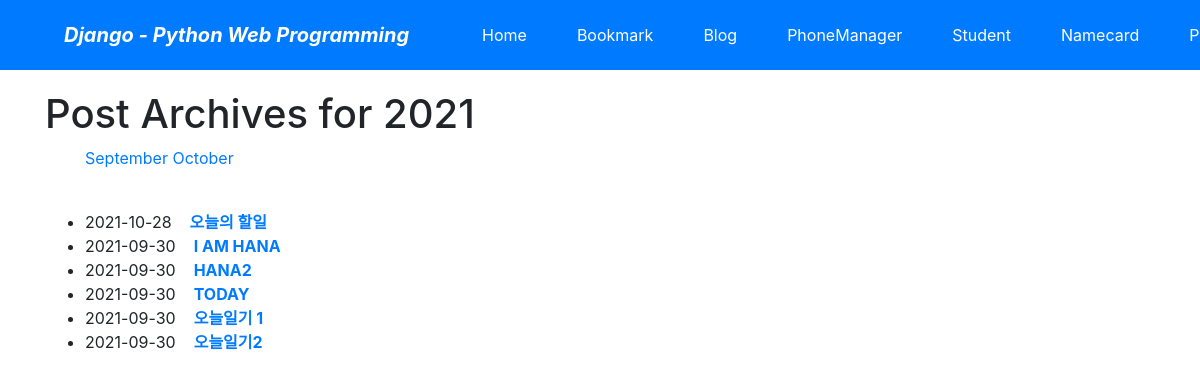
The app's page /blog/archive/2021/ with its own data.
### blog/models.py (models this page shows, shortened)
class Post(models.Model):
    title = models.CharField(verbose_name='TITLE', max_length=50)
    slug = models.SlugField('SLUG', unique=True, allow_unicode=True, help_text='one word for title alias.')
    description = models.CharField('DESCRIPTION', max_length=100, blank=True, help_text='simple description text')
    content = models.TextField('CONTENT')
    create_dt = models.DateTimeField('CREATE DATE', auto_now_add=True)
    modify_dt = models.DateTimeField('MODIFY DATE', auto_now=True)
    tags = TaggableManager(blank=True)
    owner = models.ForeignKey(User, on_delete=models.CASCADE, verbose_name='OWNER', blank=True, null=True)
    class Meta:
        verbose_name = 'post'
        verbose_name_plural = 'posts'
        db_table = 'blog_posts'
        ordering = ('-modify_dt',)
    def get_absolute_url(self):
        return reverse('blog:post_detail', args=(self.slug,))

### blog/views.py (the view)
# urls.py: path('archive/<int:year>/', views.PostYAV.as_view(), name='post_year_archive'),
class PostYAV(YearArchiveView):
    model = Post
    date_field = 'modify_dt'
    make_object_list = True

### blog/templates/blog/post_archive_year.html (shortened to what this page needs)
{% extends "base.html" %}
{% block content %}
<h1>Post Archives for {{year|date:"Y"}}</h1>
<ul>
    {% for date in date_list %}
    <li style="display: inline;">
        <a href="{% url 'blog:post_month_archive' year|date:'Y' date|date:'n' %}">{{ date|date:"F"}}</a>
    </li>
    {% endfor %}
</ul>
<br>
<div>
    <ul>
        {% for post in object_list %}
        <li>{{ post.modify_dt|date:"Y-m-d"}}&nbsp;&nbsp;&nbsp;
        <a href="{{ post.get_absolute_url}}"><strong>{{post.title}}</strong></a> </li>
        {% endfor %}
    </ul>
</div>
{% endblock %}

### records on screen
Post: modify_dt "2021-10-28", title "오늘의 할일"
Post: modify_dt "2021-09-30", title "I AM HANA"
Post: modify_dt "2021-09-30", title "HANA2"
Post: modify_dt "2021-09-30", title "TODAY"
Post: modify_dt "2021-09-30", title "오늘일기 1"
Post: modify_dt "2021-09-30", title "오늘일기2"

### other values on screen
{{ year|date:"Y" }} "2021"
{{ date|date:"F" }} "September" "October"
